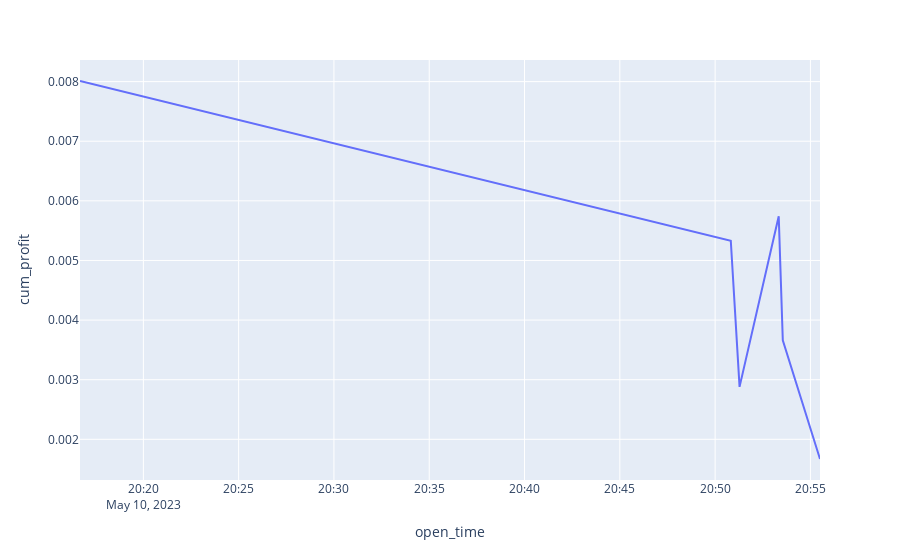

Write notebook code for a chart like this one.
### Code cell
px.line(profit, x="open_time", y= "cum_profit")

### Figure 1 — Plotly figure (JSON) as saved in the notebook; plotly's stock layout.template omitted (floating-point values rounded to 4 significant figures)
{"data": [{"hovertemplate": "open_time=%{x}<br>cum_profit=%{y}<extra></extra>", "legendgroup": "", "line": {"color": "#636efa", "dash": "solid"}, "marker": {"symbol": "circle"}, "mode": "lines", "name": "", "orientation": "v", "showlegend": false, "type": "scatter", "x": ["2023-05-10T20:16:40.544196", "2023-05-10T20:50:49.296963", "2023-05-10T20:51:16.902684", "2023-05-10T20:53:20.182227", "2023-05-10T20:53:33.039178", "2023-05-10T20:55:30.137882"], "xaxis": "x", "y": [0.00801, 0.00533, 0.00288, 0.00574, 0.00366, 0.00167], "yaxis": "y"}], "layout": {"legend": {"tracegroupgap": 0}, "margin": {"t": 60}, "xaxis": {"anchor": "y", "domain": [0, 1], "title": {"text": "open_time"}}, "yaxis": {"anchor": "x", "domain": [0, 1], "title": {"text": "cum_profit"}}}}
